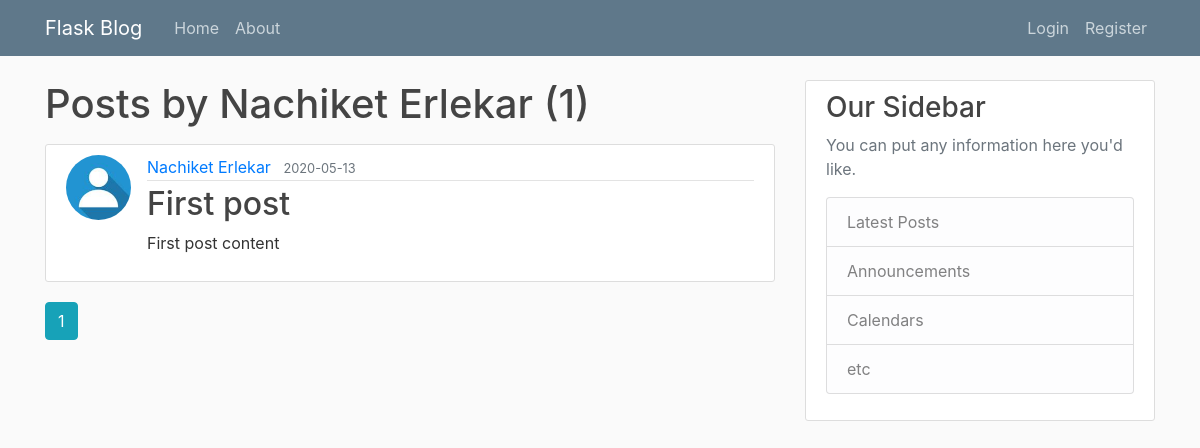
The page /user/Nachiket Erlekar on the database as committed earlier.
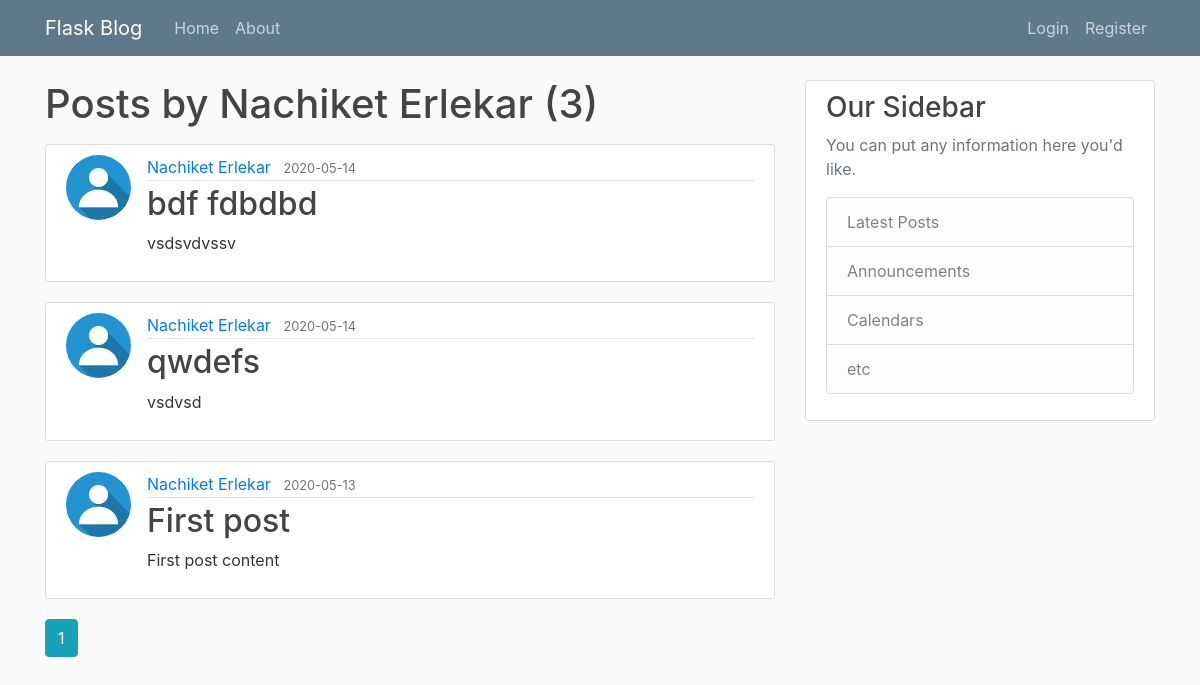
The same page on the database as committed later.
### flaskblog/models.py (models this page shows, shortened)
class User(db.Model, UserMixin):
    id = db.Column(db.Integer, primary_key=True)
    username = db.Column(db.String(20), unique=True, nullable=False)
    email = db.Column(db.String(120), unique=True, nullable=False)
    image_file = db.Column(db.String(20), nullable=False, default='default.jpg')
    password = db.Column(db.String(60), nullable=False)
    posts = db.relationship('Post', backref='author', lazy=True)

class Post(db.Model):
    id = db.Column(db.Integer, primary_key=True)
    title = db.Column(db.String(100), nullable=False)
    date_posted = db.Column(db.DateTime, nullable=False, default=datetime.utcnow)
    content = db.Column(db.Text, nullable=False)
    user_id = db.Column(db.Integer, db.ForeignKey('user.id'), nullable=False)

### flaskblog/routes.py (the view)
@app.route("/user/<string:username>")
def user_posts(username):
    page = request.args.get('page', 1, type=int)
    user = User.query.filter_by(username=username).first_or_404()
    posts = Post.query.filter_by(author=user)\
        .order_by(Post.date_posted.desc())\
        .paginate(page=page, per_page=5)
    return render_template('user_posts.html', posts=posts, user=user)

### flaskblog/templates/user_posts.html
{% extends "layout.html" %}
{% block content %}
    <h1 class="mb-3">Posts by {{ user.username }} ({{ posts.total }})</h1>
    {% for post in posts.items %}
        <article class="media content-section">
          <img class="rounded-circle article-img" src="{{ url_for('static', filename='profile_pics/' + post.author.image_file) }}">
          <div class="media-body">
            <div class="article-metadata">
              <a class="mr-2" href="{{ url_for('user_posts', username=post.author.username) }}">{{ post.author.username }}</a>
              <small class="text-muted">{{ post.date_posted.strftime('%Y-%m-%d') }}</small>
            </div>
            <h2><a class="article-title" href="{{ url_for('post', post_id=post.id) }}">{{ post.title }}</a></h2>
            <p class="article-content">{{ post.content }}</p>
          </div>
        </article>
    {% endfor %}
    {% for page_num in posts.iter_pages(left_edge=1, right_edge=1, left_current=1, right_current=2) %}
      {% if page_num %}
        {% if posts.page == page_num %}
          <a class="btn btn-info mb-4" href="{{ url_for('user_posts', username=user.username, page=page_num) }}">{{ page_num }}</a>
        {% else %}
          <a class="btn btn-outline-info mb-4" href="{{ url_for('user_posts', username=user.username, page=page_num) }}">{{ page_num }}</a>
        {% endif %}
      {% else %}
        ...
      {% endif %}
    {% endfor %}
{% endblock content %}

### flaskblog/templates/layout.html (shortened to what this page needs)
<!DOCTYPE html>
<html>
<head>
    <link rel="stylesheet" href="https://maxcdn.bootstrapcdn.com/bootstrap/4.0.0/css/bootstrap.min.css">
    <link rel="stylesheet" type="text/css" href="{{ url_for('static', filename='main.css') }}">
</head>
<body>
    <header class="site-header">
      <nav class="navbar navbar-expand-md navbar-dark bg-steel fixed-top">
        <div class="container">
          <a class="navbar-brand mr-4" href="/">Flask Blog</a>
          <div class="collapse navbar-collapse" id="navbarToggle">
            <div class="navbar-nav mr-auto">
              <a class="nav-item nav-link" href="{{ url_for('home') }}">Home</a>
              <a class="nav-item nav-link" href="{{ url_for('about') }}">About</a>
            </div>
            <div class="navbar-nav">
              {% if current_user.is_authenticated %}
                <a class="nav-item nav-link" href="{{ url_for('new_post') }}">New Post</a>
                <a class="nav-item nav-link" href="{{ url_for('account') }}">Account</a>
                <a class="nav-item nav-link" href="{{ url_for('logout') }}">Logout</a>
              {% else %}
                <a class="nav-item nav-link" href="{{ url_for('login') }}">Login</a>
                <a class="nav-item nav-link" href="{{ url_for('register') }}">Register</a>
              {% endif %}
            </div>
          </div>
        </div>
      </nav>
    </header>
    <main role="main" class="container">
      <div class="row">
        <div class="col-md-8">
          {% block content %}{% endblock %}
        </div>
        <div class="col-md-4">
          <div class="content-section">
            <h3>Our Sidebar</h3>
            <p class='text-muted'>You can put any information here you'd like.
              <ul class="list-group">
                <li class="list-group-item list-group-item-light">Latest Posts</li>
                <li class="list-group-item list-group-item-light">Announcements</li>
                <li class="list-group-item list-group-item-light">Calendars</li>
                <li class="list-group-item list-group-item-light">etc</li>
              </ul>
            </p>
          </div>
        </div>
      </div>
    </main>
</body>
</html>

### flaskblog/static/main.css (style rules this page uses)
body { background: #fafafa; color: #333333; margin-top: 5rem; }
h1, h2, h3, h4, h5, h6 { color: #444444; }
.bg-steel { background-color: #5f788a; }
.site-header .navbar-nav .nav-link { color: #cbd5db; }
.content-section { background: #ffffff; padding: 10px 20px; border: 1px solid #dddddd; border-radius: 3px; margin-bottom: 20px; }
.article-title { color: #444444; }
.article-content { white-space: pre-line; }
.article-img { height: 65px; width: 65px; margin-right: 16px; }
.article-metadata { padding-bottom: 1px; margin-bottom: 4px; border-bottom: 1px solid #e3e3e3 }

Rows that differ between the two databases and show on the page:
added Post: image_file (picture), author.username "Nachiket Erlekar", date_posted "2020-05-14", title "bdf fdbdbd", content "vsdsvdvssv"
added Post: image_file (picture), author.username "Nachiket Erlekar", date_posted "2020-05-14", title "qwdefs", content "vsdvsd"
Other text that changed with them:
{{ posts.total }}: "1" → "3"
